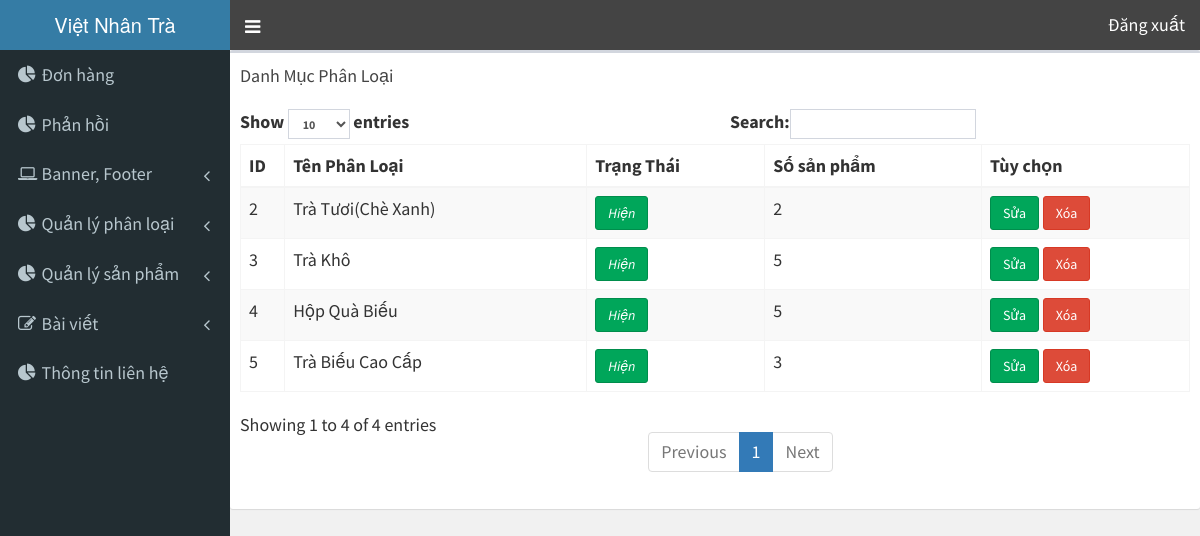
Page /admin/index.php?page=phan_loai (signed in) on the committed database.
### tables this page shows
CREATE TABLE `phan_loai` (
  `id_pl` int(11) NOT NULL,
  `ten_pl` varchar(100) NOT NULL,
  `trang_thai` tinyint(11) NOT NULL
);

### admin/phan_loai/phan_loai.php (the view, shortened to what this page needs)
<div class="box">
  <div class="box-header">
    <h3 class="box-title">Danh Mục Phân Loại </h3>
  </div>
  <div class="box-body">
    <table id="example1" class="table table-bordered table-striped">
      <thead>
      <tr>
          <th>ID</th>
          <th>Tên Phân Loại</th>
          <th>Trạng Thái</th>
          <th>Số sản phẩm</th>
          <th>Tùy chọn</th>
      </tr>
      </thead>
      <tbody>
      <?php
  $query = "SELECT phan_loai.id_pl, ten_pl, phan_loai.trang_thai, COUNT(id_sp) FROM phan_loai left JOIN san_pham ON phan_loai.id_pl = san_pham.id_pl GROUP BY ten_pl";
 $rows = $conn->query($query);
    foreach($rows as $cot)
      { ?>
      <tr>
            <td><?php if(isset($cot)) echo"$cot[0]";?></td>
            <td><?php if(isset($cot)) echo"$cot[1]";?></td>
      <?php
        if($cot[2]==1) echo "<td><i class='btn btn-success'>Hiện</i></td>";
      ?>
      <td><?php if(isset($cot)) echo"$cot[3]";?></td>
      <td><a href='index.php?page=sua_phan_loai&id=<?php if(isset($cot)) echo"$cot[0]";?>' class="btn btn-success">Sửa</a>
      <a href='#' class="btn btn-danger" onclick='check(<?php if(isset($cot)) echo"$cot[0],$cot[3]";?>)'>Xóa</a></td>
      </tr>
      <?php
      }
  ?>
      </tbody>
    </table>
  </div>
</div>

### rows in the picture
phan_loai: id_pl "4", ten_pl "Hộp Quà Biếu", trang_thai "Hiện", cot "5"
phan_loai: id_pl "5", ten_pl "Trà Biếu Cao Cấp", trang_thai "Hiện", cot "3"
phan_loai: id_pl "3", ten_pl "Trà Khô", trang_thai "Hiện", cot "5"
phan_loai: id_pl "2", ten_pl "Trà Tươi(Chè Xanh)", trang_thai "Hiện", cot "2"
